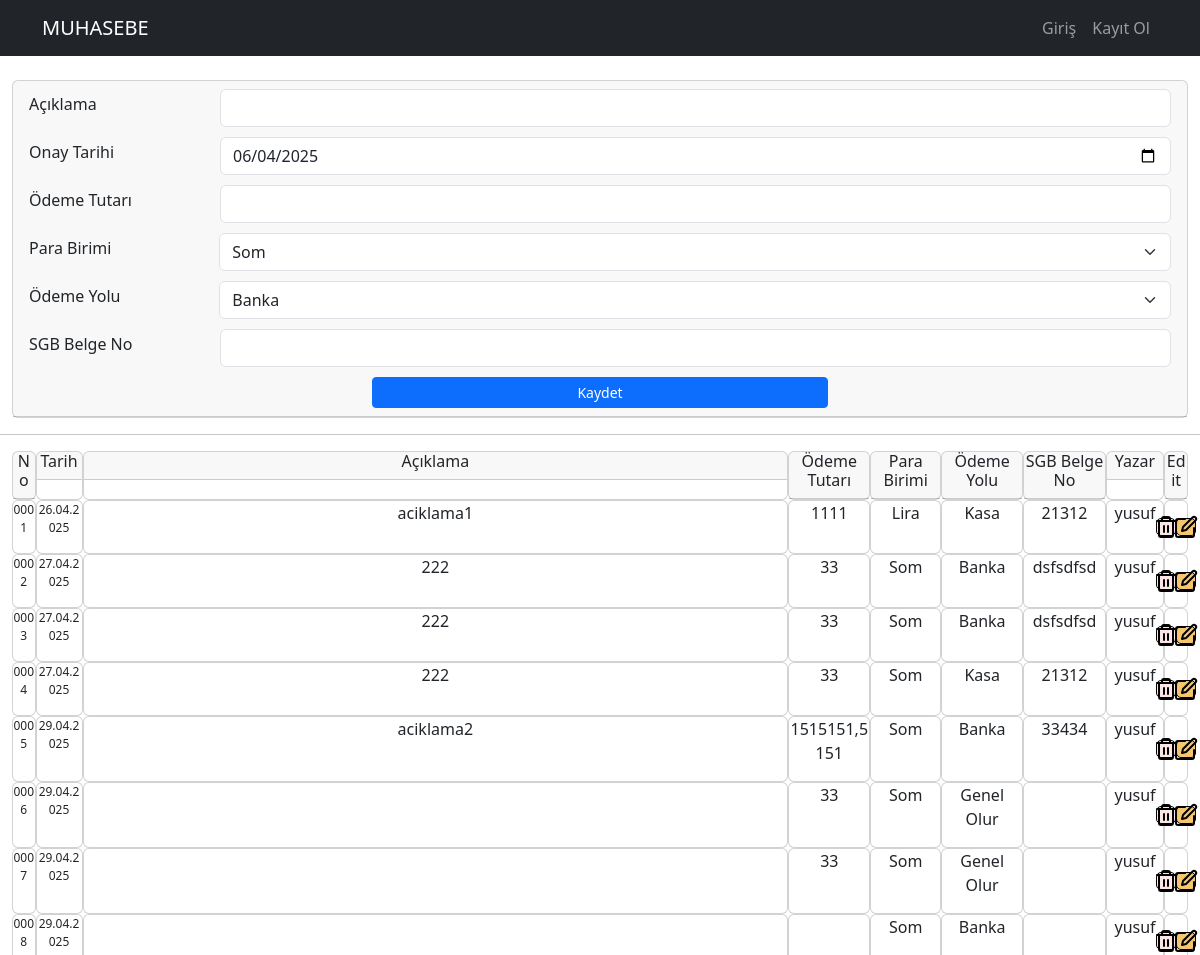
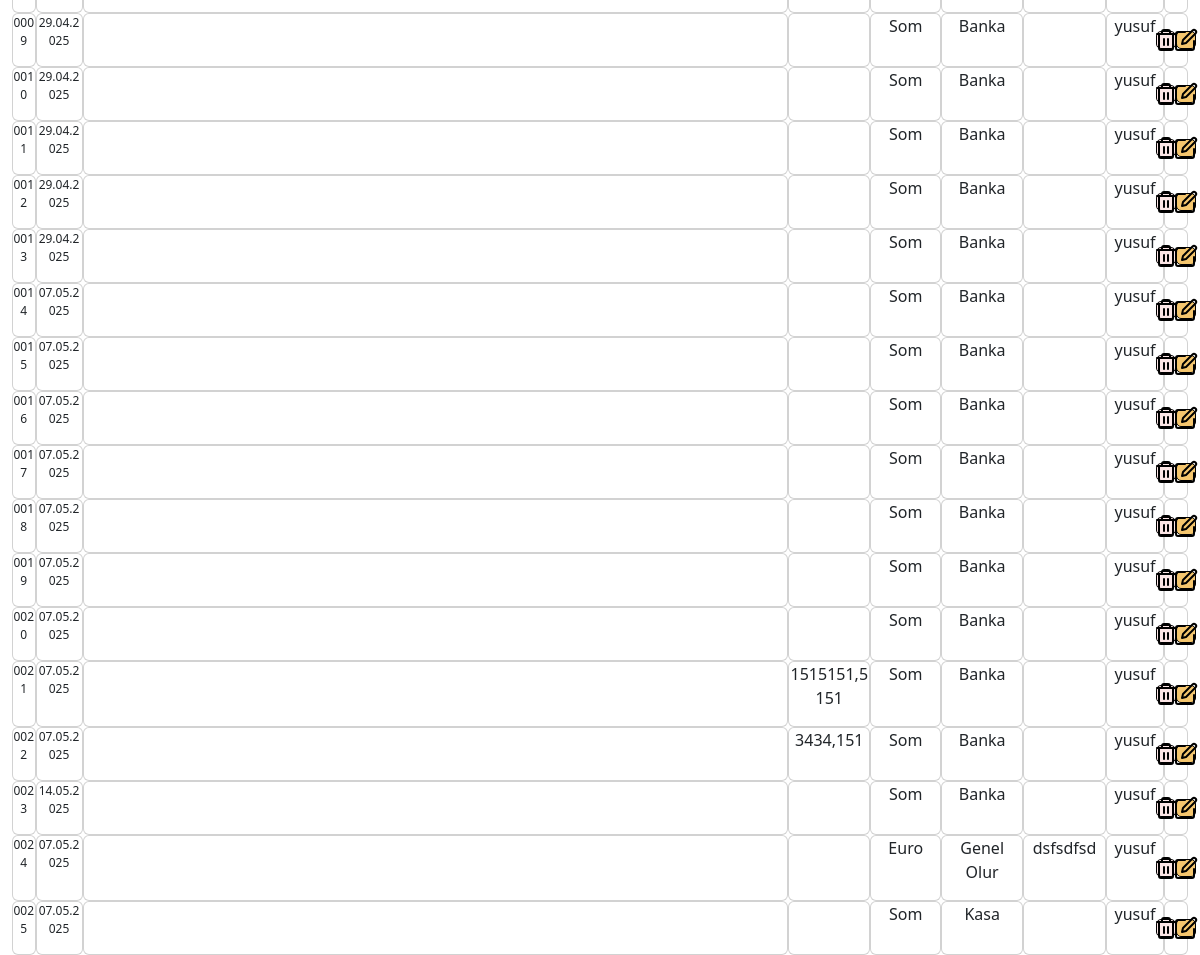
Page /defterolur/ on the earlier database version (2 pictures, top to bottom).
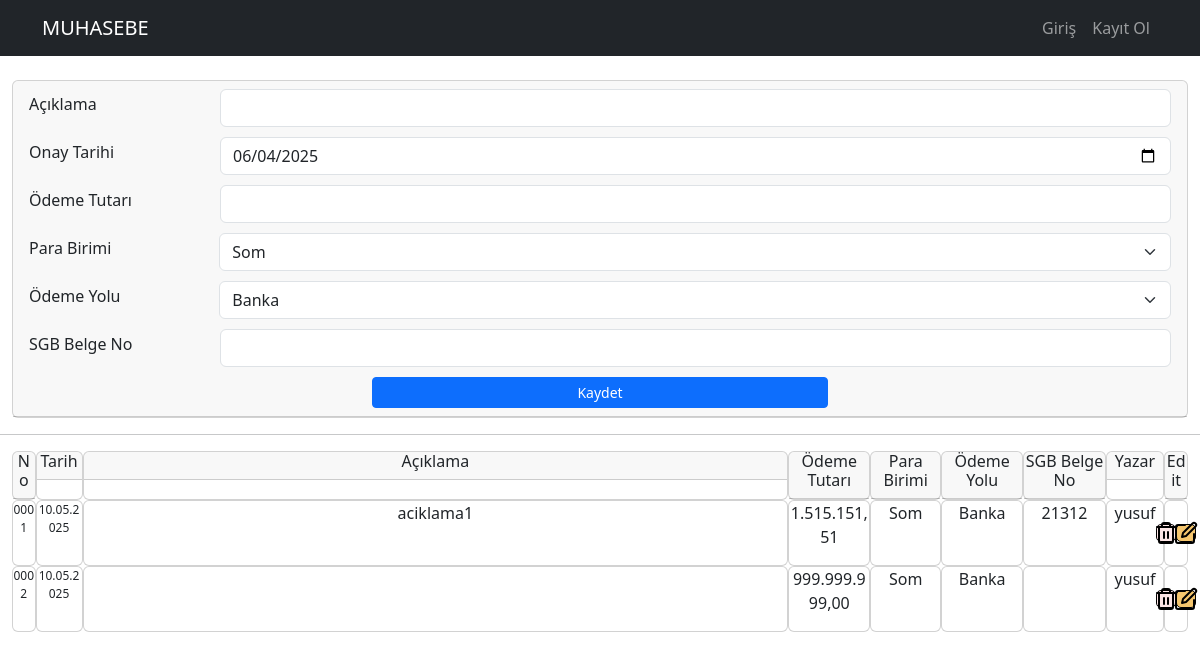
Same page on the later database version.
### appmuhasebe/models.py (models this page shows, shortened)
class OnayDefterKayitModel(models.Model):
    username = models.ForeignKey(User, on_delete=models.CASCADE, null=True)
    olurNo = models.CharField(max_length=4)
    olurAciklama = models.CharField(max_length=2500, default='my_default_value')
    olurTarih = models.DateField()  #auto_now_add ile kullanci deger girmese bile otomatik tarih atamasi yapar. defter_onay_list.html icinde ise {{bilgi.onay_tarih|date:"d.m.Y"}} seklinde formatladik
    olurOdemeTutar = models.CharField(max_length=20)
    olurParaBirimi = models.CharField(max_length=20)
    olurOdemeYolu= models.CharField(max_length=20)
    olurSGBBelgeNo = models.CharField(max_length=10)

### appmuhasebe/views.py (the view)
# urls.py: path("defterolur/", views.defterolur, name="defterolur"),
def defterolur(request):
    if request.method == "POST":
        olurNo          = request.POST.get("olurNo", "")
        olurAciklama    = request.POST.get("olurAciklama", "")
        olurTarih       = request.POST.get("olurTarih", "")
        olurOdemeTutar  = request.POST.get("olurOdemeTutar", "")
        olurParaBirimi  = request.POST.get("olurParaBirimi", "")
        olurOdemeYolu   = request.POST.get("olurOdemeYolu", "")
        olurSGBBelgeNo  = request.POST.get("olurSGBBelgeNo", "")
        models.OnayDefterKayitModel.objects.create(username         = request.user,
                                                   olurNo           = olurNo,
                                                   olurAciklama     = olurAciklama,
                                                   olurTarih        = olurTarih,
                                                   olurOdemeTutar   = olurOdemeTutar,
                                                   olurParaBirimi   = olurParaBirimi,
                                                   olurOdemeYolu    = olurOdemeYolu,
                                                   olurSGBBelgeNo   = olurSGBBelgeNo,)
        print("Form başarıyla kaydedildi.")
        return redirect(reverse('appmuhasebe:defterolur'))
    else:
        defterolur_goster = models.OnayDefterKayitModel.objects.all()
        return render(request, 'appmuhasebe/defterolur.html', {'defterolur_goster': defterolur_goster})

### appmuhasebe/templates/appmuhasebe/defterolur.html (shortened to what the changed rows need)
{% extends "base.html" %}
{% load static %}
{% block content %}
{% for i in defterolur_goster %}
<div style="display: flex; justify-content: center; ">
  <div class="" style="display: flex;  width: 98%;">
    <div class="card" style="flex: 0 0 2%; ">
      <div class="card-body" style="padding: 0px; margin: 0px; text-align: center;"><p style="font-size: 12px;">{{forloop.counter|stringformat:"04d"}}</p></div>
    </div>
    <div class="card" style="flex: 0 0 4%;">
      <div class="card-body" style="padding: 0px; margin: 0px; text-align: center;"><p style="font-size: 12px;">{{i.olurTarih|date:"d.m.Y"}}</p></div>
    </div>
    <div class="card" style="flex: 0 0 60%;">
      <div class="card-body" style="padding: 0px; margin: 0px; text-align: center;"><p>{{i.olurAciklama}}</p></div>
    </div>
    <div class="card" style="flex: 0 0 7%;">
      <div class="card-body" style="padding: 0px; margin: 0px; text-align: center;"><p>{{i.olurOdemeTutar}}</p></div>
    </div>
    <div class="card" style="flex: 0 0 6%;">
      <div class="card-body" style="padding: 0px; margin: 0px; text-align: center;"><p>{{i.olurParaBirimi}}</p></div>
    </div>
    <div class="card" style="flex: 0 0 7%;">
      <div class="card-body" style="padding: 0px; margin: 0px; text-align: center;"><p>{{i.olurOdemeYolu}}</p></div>
    </div>
    <div class="card" style="flex: 0 0 7%;">
      <div class="card-body" style="padding: 0px; margin: 0px; text-align: center;"><p>{{i.olurSGBBelgeNo}}</p></div>
    </div>
    <div class="card" style="flex: 0 0 5%;">
      <div class="card-body" style="padding: 0px; margin: 0px; text-align: center;"><p>{{i.username}}</p></div>
    </div>
    <div class="card" style="flex: 0 0 2%;">
      <div class="card-body" style="padding: 0px; margin: 0px; display: flex; align-items: center; justify-content: center;">
        <div class="edit-icon" style="background-color: #fce5e5; border: 1px solid #000; border-radius: 5px;">
          <a href="{% url 'appmuhasebe:defterolur_delete_view' id=i.id %}"
              class="btn btn-sm " style=" height: 16px; width:16px; display: flex; align-items: center; justify-content: center; ">
              <img  src="{% static 'appmuhasebe/images/trash.svg' %}" alt="Sil">
          </a>
        </div>
        <div class="edit-icon" style="background-color: #f5c66e; border: 1px solid #000; border-radius: 5px;">
          <a href="{% url 'appmuhasebe:defterolur_edit_view' id=i.id %}"
              class="btn btn-sm" style=" height: 16px; width:16px; display: flex; align-items: center; justify-content: center;">
              <img src="{% static 'appmuhasebe/images/edit.svg' %}" alt="Edit">
          </a>
        </div>
      </div>
    </div>
  </div>
</div>
{% endfor%}
{% endblock %}

Differences in the rows shown:
removed OnayDefterKayitModel: olurTarih "26.04.2025", olurAciklama "aciklama1", olurOdemeTutar "1111", olurParaBirimi "Lira", olurOdemeYolu "Kasa", olurSGBBelgeNo "21312", username "yusuf"
removed OnayDefterKayitModel: olurTarih "27.04.2025", olurAciklama "222", olurOdemeTutar "33", olurParaBirimi "Som", olurOdemeYolu "Banka", olurSGBBelgeNo "dsfsdfsd", username "yusuf"
removed OnayDefterKayitModel: olurTarih "27.04.2025", olurAciklama "222", olurOdemeTutar "33", olurParaBirimi "Som", olurOdemeYolu "Banka", olurSGBBelgeNo "dsfsdfsd", username "yusuf"
removed OnayDefterKayitModel: olurTarih "27.04.2025", olurAciklama "222", olurOdemeTutar "33", olurParaBirimi "Som", olurOdemeYolu "Kasa", olurSGBBelgeNo "21312", username "yusuf"
removed OnayDefterKayitModel: olurTarih "29.04.2025", olurAciklama "aciklama2", olurOdemeTutar "1515151,5151", olurParaBirimi "Som", olurOdemeYolu "Banka", olurSGBBelgeNo "33434", username "yusuf"
removed OnayDefterKayitModel: olurTarih "29.04.2025", olurOdemeTutar "33", olurParaBirimi "Som", olurOdemeYolu "Genel Olur", username "yusuf"
removed OnayDefterKayitModel: olurTarih "29.04.2025", olurOdemeTutar "33", olurParaBirimi "Som", olurOdemeYolu "Genel Olur", username "yusuf"
removed OnayDefterKayitModel: olurTarih "29.04.2025", olurParaBirimi "Som", olurOdemeYolu "Banka", username "yusuf"
removed OnayDefterKayitModel: olurTarih "29.04.2025", olurParaBirimi "Som", olurOdemeYolu "Banka", username "yusuf"
removed OnayDefterKayitModel: olurTarih "29.04.2025", olurParaBirimi "Som", olurOdemeYolu "Banka", username "yusuf"
removed OnayDefterKayitModel: olurTarih "29.04.2025", olurParaBirimi "Som", olurOdemeYolu "Banka", username "yusuf"
removed OnayDefterKayitModel: olurTarih "29.04.2025", olurParaBirimi "Som", olurOdemeYolu "Banka", username "yusuf"
removed OnayDefterKayitModel: olurTarih "29.04.2025", olurParaBirimi "Som", olurOdemeYolu "Banka", username "yusuf"
removed OnayDefterKayitModel: olurTarih "07.05.2025", olurParaBirimi "Som", olurOdemeYolu "Banka", username "yusuf"
removed OnayDefterKayitModel: olurTarih "07.05.2025", olurParaBirimi "Som", olurOdemeYolu "Banka", username "yusuf"
removed OnayDefterKayitModel: olurTarih "07.05.2025", olurParaBirimi "Som", olurOdemeYolu "Banka", username "yusuf"
removed OnayDefterKayitModel: olurTarih "07.05.2025", olurParaBirimi "Som", olurOdemeYolu "Banka", username "yusuf"
removed OnayDefterKayitModel: olurTarih "07.05.2025", olurParaBirimi "Som", olurOdemeYolu "Banka", username "yusuf"
removed OnayDefterKayitModel: olurTarih "07.05.2025", olurParaBirimi "Som", olurOdemeYolu "Banka", username "yusuf"
removed OnayDefterKayitModel: olurTarih "07.05.2025", olurParaBirimi "Som", olurOdemeYolu "Banka", username "yusuf"
removed OnayDefterKayitModel: olurTarih "07.05.2025", olurOdemeTutar "1515151,5151", olurParaBirimi "Som", olurOdemeYolu "Banka", username "yusuf"
removed OnayDefterKayitModel: olurTarih "07.05.2025", olurOdemeTutar "3434,151", olurParaBirimi "Som", olurOdemeYolu "Banka", username "yusuf"
removed OnayDefterKayitModel: olurTarih "14.05.2025", olurParaBirimi "Som", olurOdemeYolu "Banka", username "yusuf"
removed OnayDefterKayitModel: olurTarih "07.05.2025", olurParaBirimi "Euro", olurOdemeYolu "Genel Olur", olurSGBBelgeNo "dsfsdfsd", username "yusuf"
removed OnayDefterKayitModel: olurTarih "07.05.2025", olurParaBirimi "Som", olurOdemeYolu "Kasa", username "yusuf"
added OnayDefterKayitModel: olurTarih "10.05.2025", olurAciklama "aciklama1", olurOdemeTutar "1.515.151,51", olurParaBirimi "Som", olurOdemeYolu "Banka", olurSGBBelgeNo "21312", username "yusuf"
added OnayDefterKayitModel: olurTarih "10.05.2025", olurOdemeTutar "999.999.999,00", olurParaBirimi "Som", olurOdemeYolu "Banka", username "yusuf"
